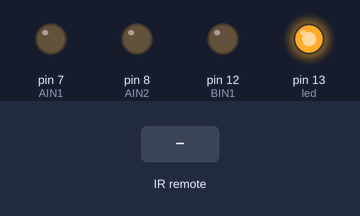
Bench run of a sketch on a simulated Arduino Uno, built with avr-gcc and run on an emulated ATmega328P. Shown: output pins drawn as LEDs (lit = HIGH). The test bench sets the inputs (shaded band). What the sketch prints to the serial monitor is not drawn.

Above: at 1.2 s.
1.3 s: infrared code 0x890 received
2.8 s: infrared code 0x490 received
4.3 s: infrared code 0xC90 received
Timing chart, 0 to 7.3 s (numbered marks = the images above; inputs shaded):
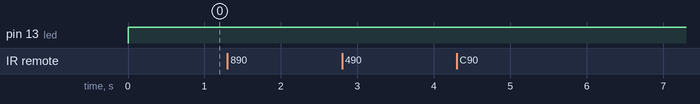

Measured:
- after the input at 1.3 s, every drawn part: stays the same
- after the input at 2.8 s, every drawn part: stays the same
- after the input at 4.3 s, every drawn part: stays the same

The sketch:

sketch_jun01a.ino
```cpp
#include <IRremote.h>
int RECV_PIN = 4;
int led = 13;
int AIN1 = 7;
int AIN2 = 8;
int BIN1 = 12;
int BIN2 = 4;
int i = 0;
int b = 1;

IRrecv irrecv(RECV_PIN);
decode_results results;

void setup() {
  Serial.begin(19200);
  Serial.println("startup");
  Serial.begin(19200);
  irrecv.enableIRIn();
  pinMode(A0, INPUT);
  pinMode(led, OUTPUT);
  pinMode(AIN1, OUTPUT);
  pinMode(AIN2, OUTPUT);
  pinMode(BIN1, OUTPUT);
  pinMode(BIN2, OUTPUT);
  }


void forward() {
  digitalWrite(led, HIGH);
  digitalWrite(AIN1, HIGH);
  digitalWrite(AIN2, LOW);
  digitalWrite(BIN1, HIGH);
  digitalWrite(BIN2, HIGH);
}
void backward() {
  digitalWrite(led, HIGH);
  digitalWrite(AIN1, LOW);
  digitalWrite(AIN2, HIGH);
  digitalWrite(BIN1, HIGH);
  digitalWrite(BIN2, LOW);
}

void stop() {
  digitalWrite(led, LOW);
  digitalWrite(AIN1, LOW);
  digitalWrite(AIN2, LOW);
  digitalWrite(BIN1, LOW);
  digitalWrite(BIN2, LOW);
}
void loop()
  {
if (b < 10) {
digitalWrite(13,HIGH);
  }

else if (b < 20) {
digitalWrite(13,HIGH);
}

  else {
    digitalWrite(13,LOW);
  }
  {
 if (irrecv.decode(&results)) {
 Serial.println(results.value, HEX);
 irrecv.resume(); // Receive the next value
 }
 if (irrecv.decode(&results)) {
 if (results.value == 0x90) {
 Serial.println("Button Up");
 }
 else if (results.value == 0x890) {
 Serial.println("Button Down");
 }
 else if (results.value == 0x490) {
 Serial.println("Button Right");{
 }
 }else if (results.value == 0xC90) {
 Serial.println("Button Left");
 }
 else {
 Serial.print("Unrecognized: ");
 Serial.print(results.value, HEX);
 Serial.println();
 }
 irrecv.resume(); // Receive the next value
  }
 }
}
```
